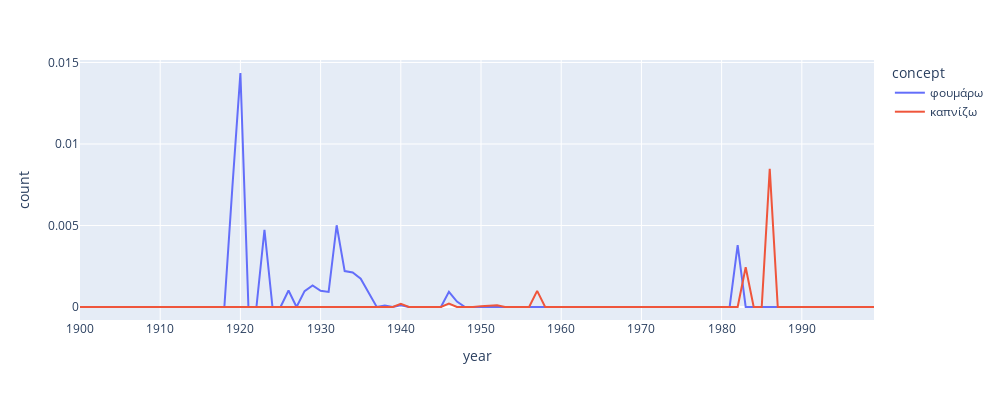

Write notebook code for a chart like this one.
### Markdown cell above
## Plot Relative Occurrences

### Code cell
fig = px.line(results_rel_df, x="year", y="count", color="concept", width=1000, height=400)
fig.show()
fig.write_image(output_path / "relative_occurrences.pdf")

### Figure 1 — Plotly figure (JSON) as saved in the notebook; plotly's stock layout.template omitted (floating-point values rounded to 4 significant figures)
{"data": [{"hovertemplate": "concept=φουμάρω<br>year=%{x}<br>count=%{y}<extra></extra>", "legendgroup": "φουμάρω", "line": {"color": "#636efa", "dash": "solid"}, "mode": "lines", "name": "φουμάρω", "orientation": "v", "showlegend": true, "type": "scatter", "x": [1900, 1901, 1902, 1903, 1904, 1905, 1906, 1907, 1908, 1909, 1910, 1911, 1912, 1913, 1914, 1915, 1916, 1917, 1918, 1919, 1920, 1921, 1922, 1923, 1924, 1925, 1926, 1927, 1928, 1929, 1930, 1931, 1932, 1933, 1934, 1935, 1936, 1937, 1938, 1939, 1940, 1941, 1942, 1943, 1944, 1945, 1946, 1947, 1948, 1949, 1950, 1951, 1952, 1953, 1954, 1955, 1956, 1957, 1958, 1959, 1960, 1961, 1962, 1963, 1964, 1965, 1966, 1967, 1968, 1969, 1970, 1971, 1972, 1973, 1974, 1975, 1976, 1977, 1978, 1979, 1980, 1981, 1982, 1983, 1984, 1985, 1986, 1987, 1988, 1989, 1990, 1991, 1992, 1993, 1994, 1995, 1996, 1997, 1998, 1999], "xaxis": "x", "y": [0, 0, 0, 0, 0, 0, 0, 0, 0, 0, 0, 0, 0, 0, 0, 0, 0, 0, 0, 0.007353, 0.01435, 0, 0, 0.004739, 0, 0, 0.001014, 0, 0.0009711, 0.001324, 0.0009984, 0.0009243, 0.005015, 0.002202, 0.002123, 0.001739, 0.0008762, 0, 9.171e-05, 0, 9.949e-05, 0, 0, 0, 0, 0, 0.0009319, 0.0003362, 0, 0, 0, 0, 0, 0, 0, 0, 0, 0, 0, 0, 0, 0, 0, 0, 0, 0, 0, 0, 0, 0, 0, 0, 0, 0, 0, 0, 0, 0, 0, 0, 0, 0, 0.003793, 0, 0, 0, 0, 0, 0, 0, 0, 0, 0, 0, 0, 0, 0, 0, 0, 0], "yaxis": "y"}, {"hovertemplate": "concept=καπνίζω<br>year=%{x}<br>count=%{y}<extra></extra>", "legendgroup": "καπνίζω", "line": {"color": "#EF553B", "dash": "solid"}, "mode": "lines", "name": "καπνίζω", "orientation": "v", "showlegend": true, "type": "scatter", "x": [1900, 1901, 1902, 1903, 1904, 1905, 1906, 1907, 1908, 1909, 1910, 1911, 1912, 1913, 1914, 1915, 1916, 1917, 1918, 1919, 1920, 1921, 1922, 1923, 1924, 1925, 1926, 1927, 1928, 1929, 1930, 1931, 1932, 1933, 1934, 1935, 1936, 1937, 1938, 1939, 1940, 1941, 1942, 1943, 1944, 1945, 1946, 1947, 1948, 1949, 1950, 1951, 1952, 1953, 1954, 1955, 1956, 1957, 1958, 1959, 1960, 1961, 1962, 1963, 1964, 1965, 1966, 1967, 1968, 1969, 1970, 1971, 1972, 1973, 1974, 1975, 1976, 1977, 1978, 1979, 1980, 1981, 1982, 1983, 1984, 1985, 1986, 1987, 1988, 1989, 1990, 1991, 1992, 1993, 1994, 1995, 1996, 1997, 1998, 1999], "xaxis": "x", "y": [0, 0, 0, 0, 0, 0, 0, 0, 0, 0, 0, 0, 0, 0, 0, 0, 0, 0, 0, 0, 0, 0, 0, 0, 0, 0, 0, 0, 0, 0, 0, 0, 0, 0, 0, 0, 0, 0, 0, 0, 0.000199, 0, 0, 0, 0, 0, 0.0002071, 0, 0, 0, 5.329e-05, 9.376e-05, 0.0001003, 0, 0, 0, 0, 0.0009919, 0, 0, 0, 0, 0, 0, 0, 0, 0, 0, 0, 0, 0, 0, 0, 0, 0, 0, 0, 0, 0, 0, 0, 0, 0, 0.002442, 0, 0, 0.008475, 0, 0, 0, 0, 0, 0, 0, 0, 0, 0, 0, 0, 0], "yaxis": "y"}], "layout": {"height": 400, "legend": {"title": {"text": "concept"}, "tracegroupgap": 0}, "margin": {"t": 60}, "width": 1000, "xaxis": {"anchor": "y", "domain": [0, 1], "title": {"text": "year"}}, "yaxis": {"anchor": "x", "domain": [0, 1], "title": {"text": "count"}}}}
